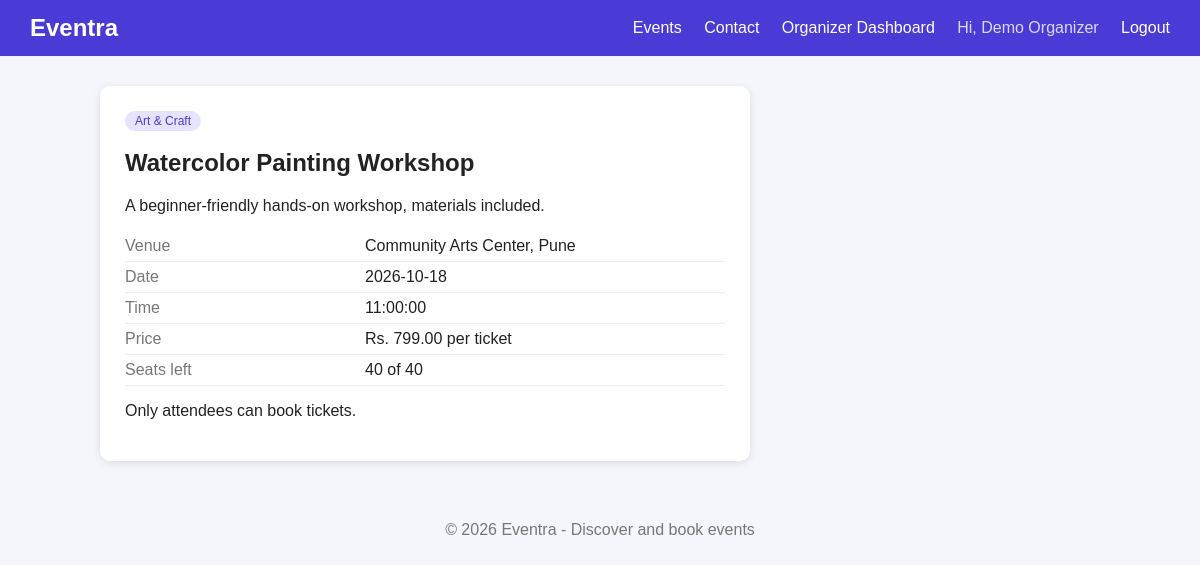
Screenshot of /api/event.php?id=7 (signed in) with the database file from the repository.
### tables this page shows
CREATE TABLE events (
    event_id INT AUTO_INCREMENT PRIMARY KEY,
    organizer_id INT NOT NULL,
    title VARCHAR(150) NOT NULL,
    description TEXT,
    category VARCHAR(50),
    venue VARCHAR(150) NOT NULL,
    city VARCHAR(50) NOT NULL,
    event_date DATE NOT NULL,
    event_time TIME NOT NULL,
    price DECIMAL(8,2) NOT NULL DEFAULT 0,
    total_seats INT NOT NULL,
    seats_left INT NOT NULL,
    status ENUM('pending','approved','rejected','cancelled') NOT NULL DEFAULT 'pending',
    created_at TIMESTAMP DEFAULT CURRENT_TIMESTAMP,
    FOREIGN KEY (organizer_id) REFERENCES users(user_id)
);

### api/event.php (the view, shortened to what this page needs)
<?php
include "db.php";
$id = (int) ($_GET['id'] ?? 0);
$stmt = mysqli_prepare($conn, "SELECT * FROM events WHERE event_id = ? AND status = 'approved'");
mysqli_stmt_bind_param($stmt, "i", $id);
mysqli_stmt_execute($stmt);
$result = mysqli_stmt_get_result($stmt);
$event = mysqli_fetch_assoc($result);
include "header.php";
?>
<div class="detail-box">
    <span class="tag"><?php echo htmlspecialchars($event['category']); ?></span>
    <h2><?php echo htmlspecialchars($event['title']); ?></h2>
    <p><?php echo nl2br(htmlspecialchars($event['description'])); ?></p>
    <table class="detail-table">
        <tr><td>Venue</td><td><?php echo htmlspecialchars($event['venue']); ?>, <?php echo htmlspecialchars($event['city']); ?></td></tr>
        <tr><td>Date</td><td><?php echo $event['event_date']; ?></td></tr>
        <tr><td>Time</td><td><?php echo $event['event_time']; ?></td></tr>
        <tr><td>Price</td><td><?php echo ($event['price'] > 0) ? "Rs. " . $event['price'] . " per ticket" : "Free"; ?></td></tr>
        <tr><td>Seats left</td><td><?php echo $event['seats_left']; ?> of <?php echo $event['total_seats']; ?></td></tr>
    </table>
    <?php if (($_SESSION['role'] ?? '') === 'attendee') { ?>
        <?php if ($event['seats_left'] > 0) { ?>
            <a class="btn" href="book.php?id=<?php echo $event['event_id']; ?>">Book Now</a>
        <?php } else { ?>
            <p class="error">Sold out.</p>
        <?php } ?>
    <?php } elseif (!($_SESSION['role'] ?? false)) { ?>
        <p><a href="login.php">Login</a> as an attendee to book this event.</p>
    <?php } else { ?>
        <p>Only attendees can book tickets.</p>
    <?php } ?>
</div>
<?php include "footer.php"; ?>

### public/style.css (style rules this page uses)
body { font-family: Arial, sans-serif; margin: 0; background: #f4f6fb; color: #222; }
.tag { background: #e6e3ff; color: #4b3bd6; padding: 3px 10px; border-radius: 12px; font-size: 12px; }
.detail-box { background: white; padding: 25px; border-radius: 10px; max-width: 600px; box-shadow: 0 2px 8px rgba(0,0,0,0.1); }
.detail-table { width: 100%; margin: 15px 0; border-collapse: collapse; }
.detail-table td { padding: 6px 0; border-bottom: 1px solid #eee; }
.detail-table td:first-child { color: #777; width: 40%; }

### rows the page displays
events: category "Art & Craft", title "Watercolor Painting Workshop", description "A beginner-friendly hands-on workshop, materials included.", venue "Community Arts Center", city "Pune", event_date "2026-10-18", event_time "11:00:00", price "799.00", seats_left "40", total_seats "40"

### other values shown
$name "Demo Organizer"
